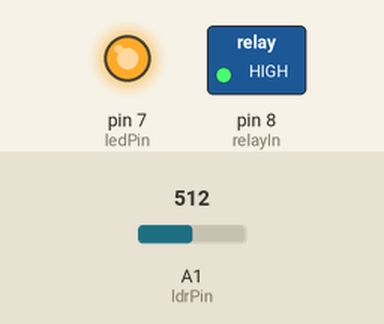
A sketch run on a simulated Arduino Uno, built with avr-gcc and run on an emulated ATmega328P. Shown: switched loads named in the sketch (green lamp = pin HIGH), output pins drawn as LEDs (lit = HIGH). The inputs (shaded band) are chosen by the test bench; at power-on: A1 (ldrPin) = 512. What the sketch prints to the serial monitor is not drawn.

Above: at 0.3 s.
Timing chart, 0 to 1.8 s (numbered marks = the images above):
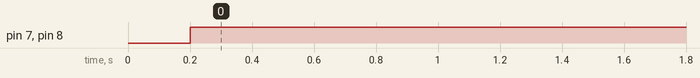

Measured:
- by itself, pin 7 (ledPin), pin 8 (relayIn): LOW → HIGH at 0.20 s

The sketch:

testexamp.ino
```cpp
const int ldrPin = A1;
int ldrValue;
int ledPin = 7;
const int relayIn = 8;

void setup() {
 Serial.begin(9600);
  pinMode(relayIn, OUTPUT);
   pinMode(ledPin, OUTPUT);
}

void loop() {
  ldrValue = analogRead(ldrPin);
  Serial.print("ldr value=");
  Serial.println(ldrValue);
  delay(200);
   if (ldrValue>400) {
    digitalWrite(relayIn, HIGH);
    digitalWrite(ledPin, HIGH);
  }
  else { digitalWrite(relayIn, LOW);
         digitalWrite(ledPin, LOW);}
}
```
